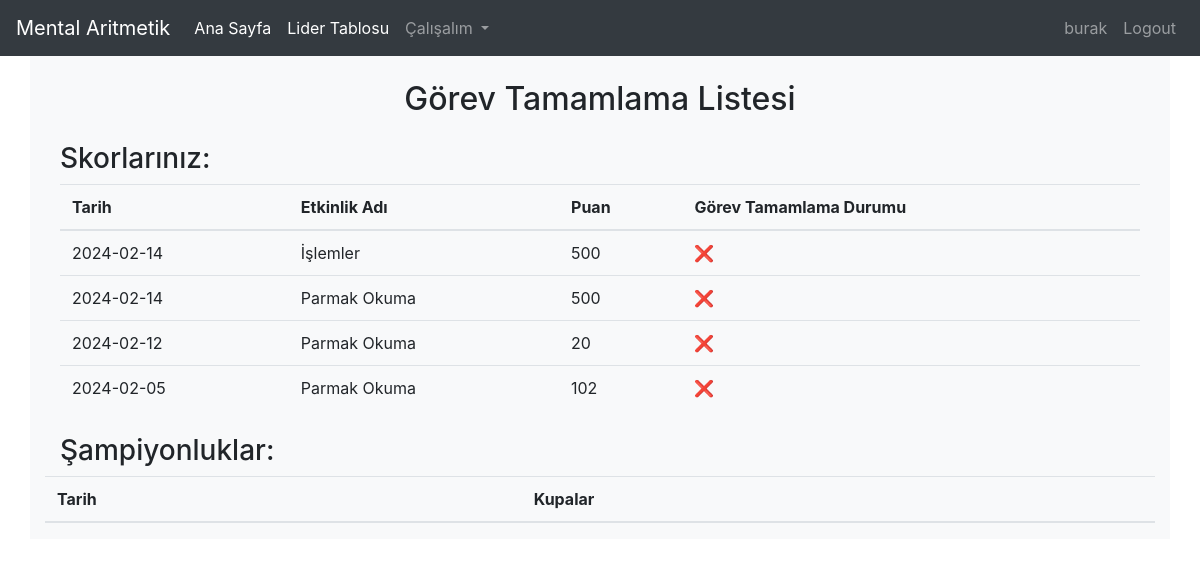
Before: /profile.php (signed in) with the older database file.
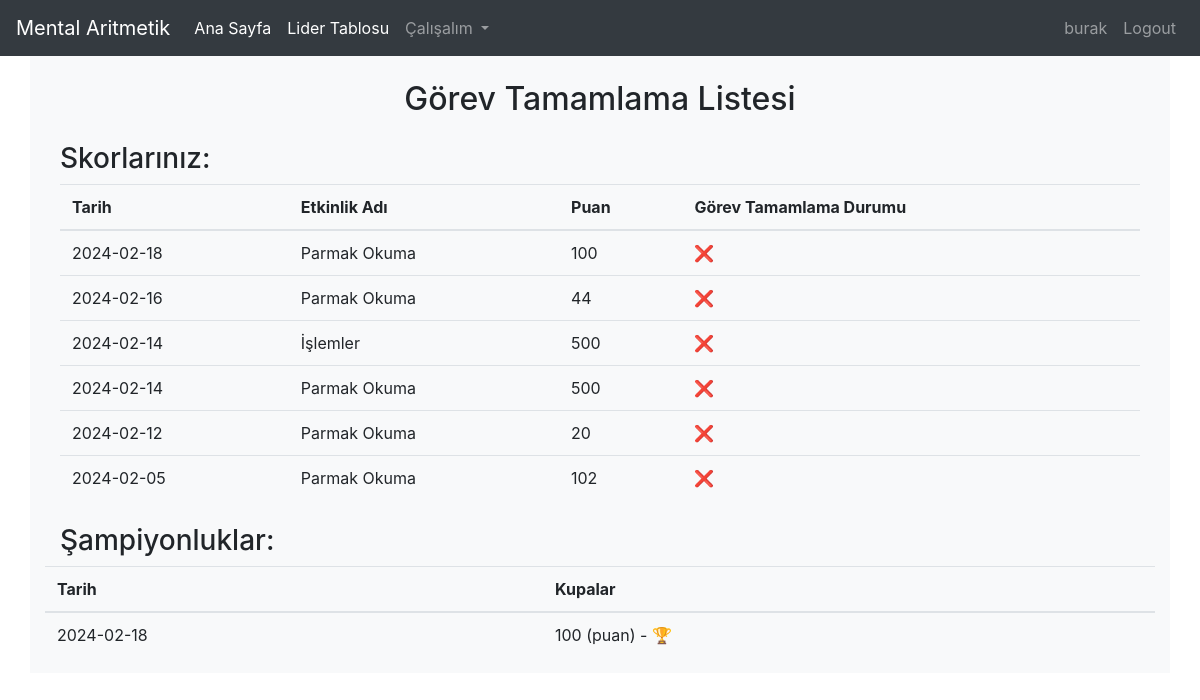
After: the same page with the newer database file.
### tables this page shows
CREATE TABLE "scores" (
	"id"	INTEGER,
	"userId"	INTEGER NOT NULL,
	"score"	INTEGER,
	"zaman_damgasi"	DATE,
	"pageName"	VARCHAR(255),
	PRIMARY KEY("id" AUTOINCREMENT),
	FOREIGN KEY("userId") REFERENCES "users"("id")
);

### profile.php (the view, shortened to what this page needs)
<?php
include 'navbar.php';
$databaseFile = 'database.db';
$db = new SQLite3($databaseFile);
if (isset($_SESSION['user']) && $_SESSION['userRole'] === 'teacher') {
    $isAdmin=$_SESSION['user']=="admin" ? "":" WHERE users.teacher = :teacherName";
    $query = "SELECT users.id AS userId, users.username AS userUsername, scores.score, scores.zaman_damgasi, scores.pageName
    FROM users
    LEFT JOIN scores ON users.id = scores.userId "
    .$isAdmin.
    " ORDER BY users.id, scores.zaman_damgasi DESC";
 $resultStmt = $db->prepare($query);
$resultStmt->bindValue(':teacherName', $_SESSION['user'], SQLITE3_TEXT);
$result = $resultStmt->execute();
    $userScores = array();
    while ($row = $result->fetchArray(SQLITE3_ASSOC)) {
        $userScores[$row['userId']][] = array(
            'username' => $row['userUsername'],
            'score' => $row['score'],
            'zaman_damgasi' => $row['zaman_damgasi'],
            'pageName' => $row['pageName']
        );
    }
    $championshipQuery = "SELECT zaman_damgasi, userId, MAX(sum_score) as max_score
                          FROM (
                              SELECT zaman_damgasi, userId, SUM(score) as sum_score
                              FROM scores
                              GROUP BY zaman_damgasi, userId
                          ) AS daily_scores
                          GROUP BY zaman_damgasi";
    $championshipResult = $db->query($championshipQuery);
    $championshipData = array();
    while ($championshipRow = $championshipResult->fetchArray(SQLITE3_ASSOC)) {
        $championshipData[$championshipRow['zaman_damgasi']][$championshipRow['userId']] = array(
            'max_score' => $championshipRow['max_score']
        );
    }
} else {
    $userId = $_SESSION['userId'];
    $username = $_SESSION['user'];
    $query = "SELECT score, zaman_damgasi, pageName
              FROM scores
              WHERE userId = :userId
              ORDER BY zaman_damgasi DESC";
    $statement = $db->prepare($query);
    $statement->bindValue(':userId', $userId, SQLITE3_INTEGER);
    $result = $statement->execute();
    $userScores = array();
    while ($row = $result->fetchArray(SQLITE3_ASSOC)) {
        $userScores[] = array(
            'username' => $username,
            'score' => $row['score'],
            'zaman_damgasi' => $row['zaman_damgasi'],
            'pageName' => $row['pageName']
        );
    }
    $championshipQuery = "SELECT zaman_damgasi, userId, MAX(sum_score) as max_score
                          FROM (
                              SELECT zaman_damgasi, userId, SUM(score) as sum_score
                              FROM scores
                              GROUP BY zaman_damgasi, userId
                          ) AS daily_scores
                          GROUP BY zaman_damgasi
                          having userId = :userId";
    $statement = $db->prepare($championshipQuery);
    $statement->bindValue(':userId', $userId, SQLITE3_INTEGER);
    $championshipResult = $statement->execute();
    $championshipData = array();
    while ($championshipRow = $championshipResult->fetchArray(SQLITE3_ASSOC)) {
        $championshipData[$championshipRow['zaman_damgasi']][$championshipRow['userId']] = array(
            'max_score' => $championshipRow['max_score']
        );
    }
}
?>
<!DOCTYPE html>
<html lang="en">
<head>
    <link rel="stylesheet" href="https://cdn.jsdelivr.net/npm/bootstrap@4.5.3/dist/css/bootstrap.min.css">
</head>
<body>
    <div class="container bg-light">
        <div class="row">
            <div class="col-sm-12 mt-4">
                <h2 style="text-align:center">Görev Tamamlama Listesi</h2>
                <?php
                if (isset($_SESSION['user']) && $_SESSION['userRole'] == 'student') {
                    echo "<div class='container mt-4'>";
                    echo "<h3>Skorlarınız:</h3>";
                    echo "<table class='table'>";
                    echo "<thead><tr><th>Tarih</th><th>Etkinlik Adı</th><th>Puan</th><th>Görev Tamamlama Durumu</th></tr></thead>";
                    echo "<tbody>";
                    foreach ($userScores as $scoreRow) {
                        echo "<tr>";
                        echo "<td>{$scoreRow['zaman_damgasi']}</td>";
                        echo "<td>";
                        if ($scoreRow['pageName'] == 'finger-read.php') {
                            echo "Parmak Okuma";
                        } elseif ($scoreRow['pageName'] == 'levels.php') {
                            echo "İşlemler";
                        } else {
                            echo $scoreRow['pageName'];
                        }
                        echo "</td>";
                        echo "<td>{$scoreRow['score']}</td>";
                        echo "<td>" . ($scoreRow['score'] >= 1000 ? '✔️' : '❌') . "</td>";
                        echo "</tr>";
                    }
                    echo "</tbody></table></div>";
    echo "<tbody><table><div>";
echo "<div class='container mt-4'>";
echo "<h3>Şampiyonluklar:</h3>";
echo "<table class='table'>";
echo "<thead><tr><th>Tarih</th><th>Kupalar</th></tr></thead>";
echo "<tbody>";
foreach ($championshipData as $zaman_damgasi => $userData) {
    echo "<tr>";
    echo "<td>{$zaman_damgasi}</td>";
    if (isset($userData[$userId])) {
        echo "<td>{$userData[$userId]['max_score']} (puan) - 🏆</td>";
    } else {
        echo "<td>No Data</td>";
    }
    echo "</tr>";
}
echo "</tbody></table></div>";
                }
                ?>
            </div>
        </div>
    </div>
</body>
</html>

### navbar.php (shortened to what this page needs)
<nav class="navbar navbar-expand-lg navbar-dark bg-dark">
    <a class="navbar-brand" href="#">Mental Aritmetik</a>
    <div class="collapse navbar-collapse" id="navbarNavDropdown">
        <?php
        if (isset($_SESSION['user'])) {
            $username = $_SESSION['user'];
            $userTypeMenu=$_SESSION["userRole"]=="teacher" ? '<li class="nav-item active">
            <a class="nav-link" href="task.php">Görev Ver <span class="sr-only">(current)</span></a>
            </li>':"";
            echo '<ul class="navbar-nav mr-auto">
                    <li class="nav-item active">
                        <a class="nav-link" href="index.php">Ana Sayfa <span class="sr-only">(current)</span></a>
                    </li>
                    <li class="nav-item active">
                    <a class="nav-link" href="leaderboard.php">Lider Tablosu <span class="sr-only">(current)</span></a>
                    </li>
                    '.$userTypeMenu.'
                    <li class="nav-item dropdown">
                        <a class="nav-link dropdown-toggle" href="#" id="navbarDropdownMenuLink" role="button" data-toggle="dropdown" aria-haspopup="true" aria-expanded="false">
                            Çalışalım
                        </a>
                        <div class="dropdown-menu" aria-labelledby="navbarDropdownMenuLink">
                            <a class="dropdown-item" href="finger-read.php">Parmak Okuma</a>
                            <a class="dropdown-item" href="levels.php">İşlemler</a>
                            <a class="dropdown-item" href="soroban.php">Abaküs Çalışma</a>
                        </div>
                    </li>
                  </ul>
                  <ul class="navbar-nav ml-auto">
                    <li class="nav-item">
                        <a class="nav-link" href="profile.php">' . $username . '</a>
                    </li>
                    <li class="nav-item">
                        <a class="nav-link" href="logout.php">Logout</a>
                    </li>
                  </ul>';
        } else {
            echo '<ul class="navbar-nav ml-auto">
                    <li class="nav-item">
                        <a class="nav-link" href="login.php">Login</a>
                    </li>
                  </ul>';
        }
        ?>
    </div>
</nav>

Changed rows visible on the page:
added scores: zaman_damgasi "2024-02-18", pageName "Parmak Okuma", score "100"
added scores: zaman_damgasi "2024-02-16", pageName "Parmak Okuma", score "44"
Other visible differences:
new list line: "2024-02-18 100 (puan) - 🏆"
